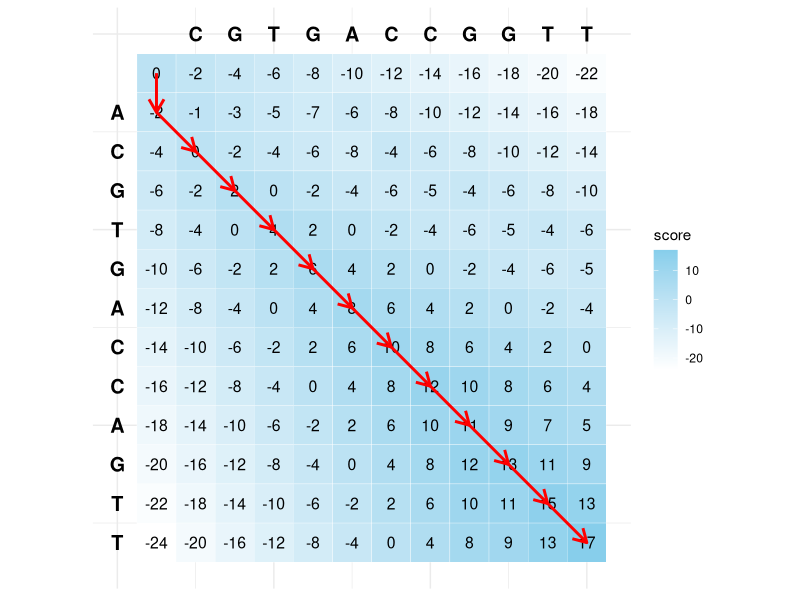

Source code (R):
library(ggplot2)
library(reshape2)
library(grid)

needleman_wunsch_plot <- function(seq1, seq2, match = 2, mismatch = -1, gap = -2) {
  n <- nchar(seq1)
  m <- nchar(seq2)
  s1 <- unlist(strsplit(seq1, ""))
  s2 <- unlist(strsplit(seq2, ""))
  
  score <- matrix(0, n + 1, m + 1)
  trace <- matrix("", n + 1, m + 1)
  
  for (i in 1:(n + 1)) {
    score[i, 1] <- (i - 1) * gap
    trace[i, 1] <- "U"
  }
  for (j in 1:(m + 1)) {
    score[1, j] <- (j - 1) * gap
    trace[1, j] <- "L"
  }
  trace[1, 1] <- "0"
  
  for (i in 2:(n + 1)) {
    for (j in 2:(m + 1)) {
      match_score <- ifelse(s1[i - 1] == s2[j - 1], match, mismatch)
      diag <- score[i - 1, j - 1] + match_score
      up <- score[i - 1, j] + gap
      left <- score[i, j - 1] + gap
      
      score[i, j] <- max(diag, up, left)
      trace[i, j] <- switch(
        which.max(c(diag, up, left)),
        "D", "U", "L"
      )
    }
  }
  
  # 回溯
  align1 <- ""
  align2 <- ""
  i <- n + 1
  j <- m + 1
  path <- list(c(i, j))  # 記錄回溯路徑
  
  while (i > 1 || j > 1) {
    dir <- trace[i, j]
    if (dir == "D") {
      align1 <- paste0(s1[i - 1], align1)
      align2 <- paste0(s2[j - 1], align2)
      i <- i - 1
      j <- j - 1
    } else if (dir == "U") {
      align1 <- paste0(s1[i - 1], align1)
      align2 <- paste0("-", align2)
      i <- i - 1
    } else {
      align1 <- paste0("-", align1)
      align2 <- paste0(s2[j - 1], align2)
      j <- j - 1
    }
    path <- append(path, list(c(i, j)))
  }
  
  cat("Alignment:\n")
  cat(align1, "\n")
  cat(align2, "\n")
  cat("\nFinal Score:", score[n + 1, m + 1], "\n")
  
  # reshape for ggplot
  df <- melt(score)
  colnames(df) <- c("i", "j", "score")
  
  # 回溯箭頭
  arrows <- do.call(rbind, lapply(seq(length(path) - 1), function(k) {
    from <- path[[k + 1]]
    to <- path[[k]]
    data.frame(
      x = from[2], y = -from[1],
      xend = to[2], yend = -to[1]
    )
  }))
  
  # 顯示矩陣 + 箭頭 + 分數
  p <- ggplot(df, aes(x = j, y = -i)) +
    geom_tile(aes(fill = score), color = "white") +
    geom_text(aes(label = score), size = 4) +
    geom_segment(data = arrows,
                 aes(x = x, y = y, xend = xend, yend = yend),
                 arrow = arrow(length = unit(0.15, "inches")),
                 color = "red", linewidth = 1) +
    scale_fill_gradient(low = "white", high = "skyblue") +
    coord_fixed() +
    theme_minimal() +
    theme(axis.title = element_blank(),
          axis.text = element_blank(),
          axis.ticks = element_blank())
  
  # 加上序列標籤（字母）
  # seq2 -> x 軸
  p <- p + annotate("text", x = 2:(m + 1), y = 0, label = s2, size = 5, fontface = "bold") +
    annotate("text", x = 0, y = -(2:(n + 1)), label = s1, size = 5, fontface = "bold")
  
  print(p)
}

# 測試
needleman_wunsch_plot("ACGTGACCAGTT", "CGTGACCGGTT")
